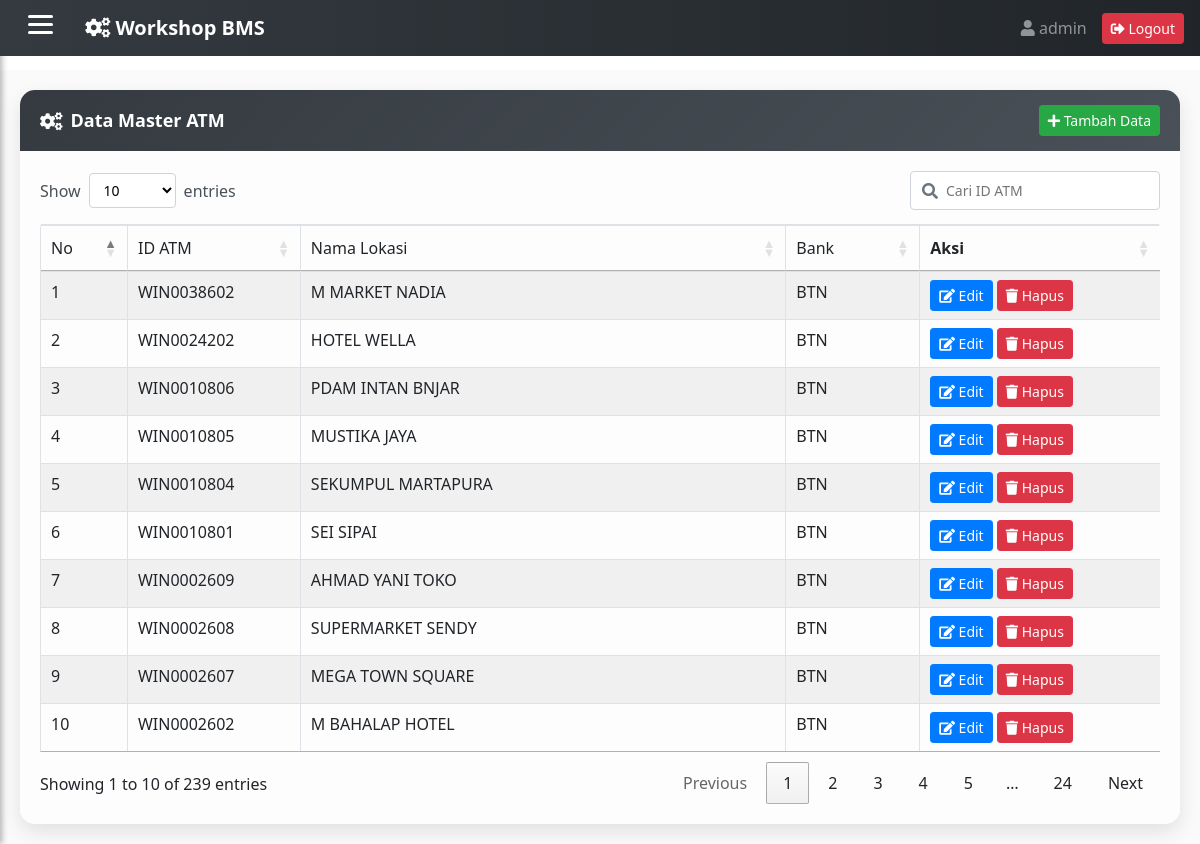
/admin/master_atm.php (signed in), run on the app's committed database.
### tables this page shows
CREATE TABLE `master_atm` (
  `id_atm` varchar(50) NOT NULL,
  `nama_lokasi` varchar(255) NOT NULL,
  `bank` varchar(50) NOT NULL
);

### function_all/function_MATM.php (called while the page is built, shortened)
<?php
require_once('../Connections/koneksi.php');
$maxRows_Recordset1 = 1000;
$pageNum_Recordset1 = 0;
$startRow_Recordset1 = $pageNum_Recordset1 * $maxRows_Recordset1;
$query_Recordset1 = "SELECT * FROM master_atm ORDER BY id_atm DESC";
$query_limit_Recordset1 = sprintf("%s LIMIT %d, %d", $query_Recordset1, $startRow_Recordset1, $maxRows_Recordset1);
$Recordset1 = mysqli_query($koneksi, $query_limit_Recordset1);
$row_Recordset1 = mysqli_fetch_assoc($Recordset1);
if (isset($_GET['totalRows_Recordset1'])) {
  $totalRows_Recordset1 = $_GET['totalRows_Recordset1'];
} else {
  $all_Recordset1 = mysqli_query($koneksi, $query_Recordset1);
  $totalRows_Recordset1 = mysqli_num_rows($all_Recordset1);
}
?>

### admin/master_atm.php (the view, shortened to what this page needs)
<?php include'../function_all/function_MATM.php';?>
<!DOCTYPE html PUBLIC "-//W3C//DTD XHTML 1.0 Transitional//EN" "http://www.w3.org/TR/xhtml1/DTD/xhtml1-transitional.dtd">
<html xmlns="http://www.w3.org/1999/xhtml">
<head>
<link rel="stylesheet" href="https://cdn.datatables.net/1.13.6/css/jquery.dataTables.min.css">
</head>
<body>
  <div class="card stylish-card animate-card">
    <div class="card-header stylish-header">
      <i class="fas fa-cogs mr-2"></i> Data Master ATM
      <button class="btn btn-success btn-sm ml-auto" onclick="openForm()">
        <i class="fas fa-plus"></i> Tambah Data
      </button>
    </div>
      <div class="card-body stylish-body">
      <div class="toolbar-search-only"></div>
        <div class="toolbar-custom mb-3">
        </div>
        <div class="table-responsive-custom">
		<table id="example" class="table table-striped table-bordered">
        	<thead>
              <tr>
                <td>No</td>
                <td>ID ATM</td>
                <td>Nama Lokasi</td>
                <td>Bank</td>
                <th>Aksi</th>
              </tr>
            </thead>
            <tbody>
              <?php if ($totalRows_Recordset1 > 0): ?>
                <?php $no = $startRow_Recordset1 + 1; ?>
              <?php do { ?>
            <tr>
              <td><?php echo $no++; ?></td>
              <td><?php echo htmlspecialchars($row_Recordset1['id_atm']); ?></td>
              <td><?php echo htmlspecialchars($row_Recordset1['nama_lokasi']); ?></td>
              <td><?php echo htmlspecialchars($row_Recordset1['bank']); ?></td>
              <td>
              <button
                  class="btn btn-primary btn-sm btn-animate"
                  onclick="openEditForm(
                    '<?php echo htmlspecialchars($row_Recordset1['id_atm'], ENT_QUOTES); ?>',
                    '<?php echo htmlspecialchars($row_Recordset1['nama_lokasi'], ENT_QUOTES); ?>',
                    '<?php echo htmlspecialchars($row_Recordset1['bank'], ENT_QUOTES); ?>'
                  )">
                  <i class="fas fa-edit"></i> Edit
               </button>
              <a href="../crud_all/hapus_masterATM.php?id_atm=<?php echo urlencode($row_Recordset1['id_atm']); ?>"
                      class="btn btn-danger btn-sm btn-hapus"
                      data-id_atm="<?php echo htmlspecialchars($row_Recordset1['id_atm'], ENT_QUOTES); ?>">
                      <i class="fa fa-trash"></i> Hapus
                    </a>
            </td>
    </tr>
        <?php } while ($row_Recordset1 = mysqli_fetch_assoc($Recordset1)); ?>
  </tbody>
    <?php else: ?>
      <tbody>
      <tr>
        </tr>
    <?php endif; ?>
</table>
</div>
</div>
</div>
<?php
$main_content = ob_get_clean();
include '../template.php';
?>
</body>
</html>

### template.php (shortened to what this page needs)
<?php
$username = $_SESSION['username'];
?>
<!DOCTYPE html>
<html lang="en">
<head>
  <link rel="stylesheet" href="https://stackpath.bootstrapcdn.com/bootstrap/4.5.2/css/bootstrap.min.css">
  <link rel="stylesheet" href="https://cdnjs.cloudflare.com/ajax/libs/font-awesome/5.15.4/css/all.min.css">
  <link rel="stylesheet" href="https://cdn.datatables.net/1.10.21/css/dataTables.bootstrap4.min.css">
  <link rel="stylesheet" href="https://cdnjs.cloudflare.com/ajax/libs/twitter-bootstrap/4.5.2/css/bootstrap.css">
  <link rel="stylesheet" href="https://cdn.datatables.net/2.3.4/css/dataTables.bootstrap4.css">
</head>
<body>
  <nav class="navbar navbar-dark fixed-top d-flex justify-content-between">
    <div>
      <button class="navbar-toggler" type="button" id="sidebarCollapse">
        <div class="animated-icon"><span></span><span></span><span></span></div>
      </button>
      <a class="navbar-brand ml-3" href="#"><i class="fas fa-cogs"></i> Workshop BMS</a>
    </div>
    <div class="d-flex align-items-center">
      <span class="navbar-text"><i class="fas fa-user"></i> <?php echo $username; ?></span>
      <a href="../function_all/logout.php" class="btn btn-danger btn-sm"><i class="fas fa-sign-out-alt"></i> Logout</a>
    </div>
  </nav>
<div id="content">
    <?php echo $main_content; ?>
  </div>
</body>
</html>

### data on the page
master_atm: id_atm "WIN0038602", nama_lokasi "M MARKET NADIA", bank "BTN"
master_atm: id_atm "WIN0024202", nama_lokasi "HOTEL WELLA", bank "BTN"
master_atm: id_atm "WIN0010806", nama_lokasi "PDAM INTAN BNJAR", bank "BTN"
master_atm: id_atm "WIN0010805", nama_lokasi "MUSTIKA JAYA", bank "BTN"
master_atm: id_atm "WIN0010804", nama_lokasi "SEKUMPUL MARTAPURA", bank "BTN"
master_atm: id_atm "WIN0010801", nama_lokasi "SEI SIPAI", bank "BTN"
master_atm: id_atm "WIN0002609", nama_lokasi "AHMAD YANI TOKO", bank "BTN"
master_atm: id_atm "WIN0002608", nama_lokasi "SUPERMARKET SENDY", bank "BTN"
master_atm: id_atm "WIN0002607", nama_lokasi "MEGA TOWN SQUARE", bank "BTN"
master_atm: id_atm "WIN0002602", nama_lokasi "M BAHALAP HOTEL", bank "BTN"

### other printed values
$username "admin"
